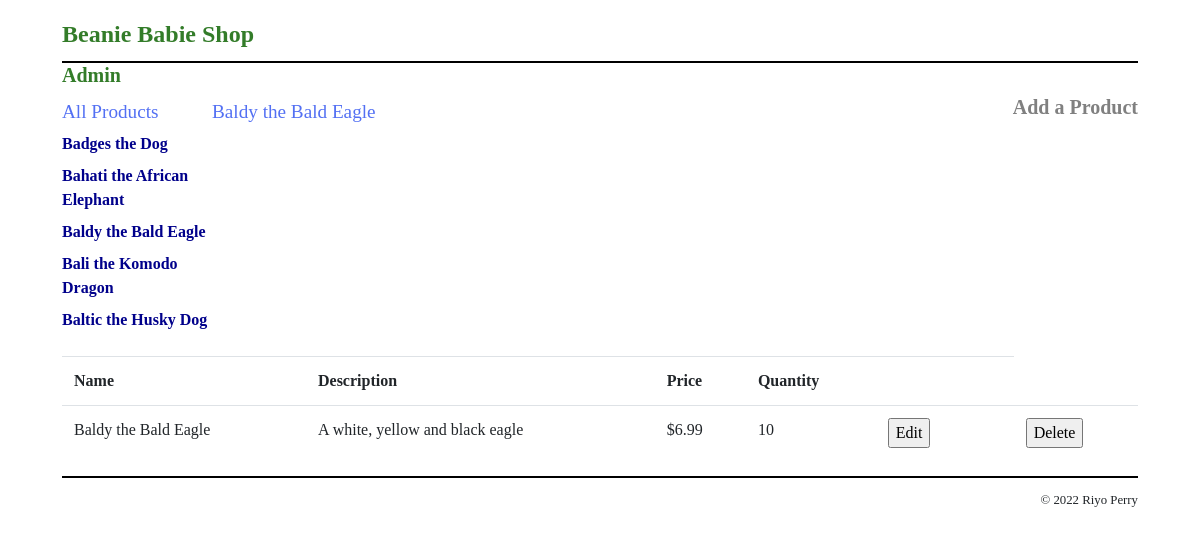
The app's page /product_list.php?product_id=3 with its own data.
### tables this page shows
CREATE TABLE products (
  productID INT(12) NOT NULL AUTO_INCREMENT,
  productName VARCHAR(255)  NOT NULL,
  productDescription  VARCHAR(800)  NOT NULL,
  productPrice  FLOAT(6,2)  NOT NULL,
  productQuantity INT(255)  NOT NULL,
  PRIMARY KEY (productID)
);

### product_list.php (the view, shortened to what this page needs)
<?php
require_once('database.php');
if (!isset($product_id)) {
    $product_id = filter_input(INPUT_GET, 'product_id');
}
$allProductsQuery = 'SELECT * FROM products ORDER BY productID';
$allProductsStatement = $db->prepare($allProductsQuery);
$allProductsStatement->execute();
$allProducts = $allProductsStatement->fetchAll();
$productQuery= 'SELECT * FROM products WHERE productID = :product_id';
$productStatement = $db->prepare($productQuery);
$productStatement->bindValue(':product_id', $product_id);
$productStatement->execute();
$selectedProduct = $productStatement->fetch();
?>
<!DOCTYPE html>
<html>
<head>
    <link rel="stylesheet" href="https://stackpath.bootstrapcdn.com/bootstrap/4.3.1/css/bootstrap.min.css">
    <link rel="stylesheet" type="text/css" href="styles/main.css" />
</head>
<body>
    <header><h1><a href="index.php">Beanie Babie Shop</a></h1></header>
    <h5 id="admin-header"><a href="admin_home.php">Admin</a></h5>
    <h5 id="add_product_bttn"><a href="add_product_form.php" style="color:gray; float:right;">Add a Product</a></h5>
    <main>
    <section>
    <aside>
        <h2>All Products</h2>
        <nav>
            <ul>
                <?php foreach ($allProducts as $product) : ?>
                    <li>
                        <a style="color:#00008B;" href="./product_list.php?product_id=<?php echo $product['productID']; ?>">
                            <?php echo $product['productName']; ?>
                        </a>
                    </li>
                <?php endforeach; ?>
            </ul>
        </nav>
    </aside>
    </section>
    <section>
        <h2><?php echo $selectedProduct['productName']; ?></h2>
        <table class="table">
            <tr>
                <th>Name</th>
                <th>Description</th>
                <th>Price</th>
                <th>Quantity</th>
                <th></th>
                <th></th>
            </tr>
            <tr>
                <td><?php echo $selectedProduct['productName']; ?></td>
                <td><?php echo $selectedProduct['productDescription']; ?></td>
                <td>$<?php echo $selectedProduct['productPrice']; ?></td>
                <td><?php echo $selectedProduct['productQuantity']; ?></td>
                <td>
                    <form action="edit_product_form.php" method="post" id="edit_product_form">
                        <input type="submit" value="Edit">
                    </form>
                <td>
                <td>
                    <form action="delete_product.php" method="post" id="delete_product">
                        <input type="submit" value="Delete">
                    </form>
                </td>
            </tr>
        </table>
    </section>
    </main>
</body>
<footer>
    <p>&copy; <?php echo date("Y"); ?> Riyo Perry</p>
</footer>
</body>
</html>

### styles/main.css (style rules this page uses)
html { background-color: white; }
body { margin-top: 0; font-family: American Typewriter, serif; width: 95%; margin: 0 auto; background-color: white; padding: .5em 2em; }
header { margin: 0; border-bottom: 2px solid black; }
header h1 { margin: 0; padding: .5em 0; color: black; }
main { margin: 0; }
aside { float: left; width: 150px; }
nav ul { list-style-type: none; margin-left: 0; padding-left: 0; }
nav ul li { padding-bottom: 0.5em; }
footer { clear: both; margin-top: 1em; border-top: 2px solid black; }
footer p { text-align: right; font-size: 80%; margin: 1em 0; }
h1 { font-size: 150%; margin: 0; padding: .5em 0 .25em; }
h2 { font-size: 120%; margin: 0; padding: .25em 0 .5em; }
h1, h2 { color: rgb(83, 112, 243); }
ul { margin: 0 0 1em 0; padding: 0 0 0 2.5em; }
li { margin: 0; padding: 0; }
a { color: rgb(51, 124, 41); font-weight: bold; }
form { margin: 0; }
#add_product_bttn { color: gray; }

### records on screen
products: productName "Badges the Dog"
products: productName "Bahati the African Elephant"
products: productName "Baldy the Bald Eagle", productDescription "A white, yellow and black eagle", productPrice "6.99", productQuantity "10"
products: productName "Bali the Komodo Dragon"
products: productName "Baltic the Husky Dog"
